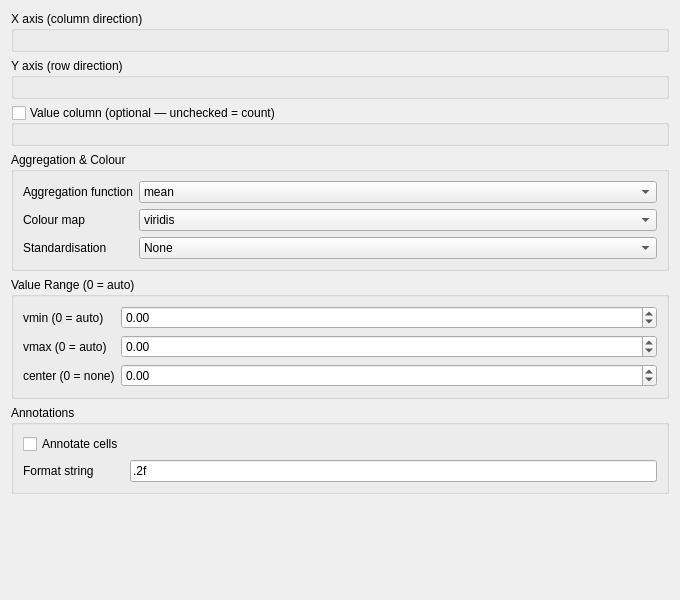
<?xml version="1.0" encoding="UTF-8"?>
<ui version="4.0">
 <class>DAChartAddStatsHeatmapWidget</class>
 <widget class="QWidget" name="DAChartAddStatsHeatmapWidget">
  <property name="geometry">
   <rect>
    <x>0</x>
    <y>0</y>
    <width>680</width>
    <height>600</height>
   </rect>
  </property>
  <property name="windowTitle">
   <string>Stats Heatmap Settings</string>
  </property>
  <layout class="QVBoxLayout" name="verticalLayoutMain">
   <item>
    <widget class="QGroupBox" name="groupBoxXData">
     <property name="title">
      <string>X axis (column direction)</string>
     </property>
     <property name="flat">
      <bool>true</bool>
     </property>
     <layout class="QVBoxLayout" name="verticalLayoutXData">
      <item>
       <widget class="DA::DAChartSeriesSelectWidget" name="selectWidgetXData"/>
      </item>
     </layout>
    </widget>
   </item>
   <item>
    <widget class="QGroupBox" name="groupBoxYData">
     <property name="title">
      <string>Y axis (row direction)</string>
     </property>
     <property name="flat">
      <bool>true</bool>
     </property>
     <layout class="QVBoxLayout" name="verticalLayoutYData">
      <item>
       <widget class="DA::DAChartSeriesSelectWidget" name="selectWidgetYData"/>
      </item>
     </layout>
    </widget>
   </item>
   <item>
    <widget class="QGroupBox" name="groupBoxValueColumn">
     <property name="title">
      <string>Value column (optional — unchecked = count)</string>
     </property>
     <property name="flat">
      <bool>true</bool>
     </property>
     <property name="checkable">
      <bool>true</bool>
     </property>
     <property name="checked">
      <bool>false</bool>
     </property>
     <layout class="QVBoxLayout" name="verticalLayoutValue">
      <item>
       <widget class="DA::DAChartSeriesSelectWidget" name="selectWidgetValue"/>
      </item>
     </layout>
    </widget>
   </item>
   <item>
    <widget class="QGroupBox" name="groupBoxAggregation">
     <property name="title">
      <string>Aggregation &amp;&amp; Colour</string>
     </property>
     <property name="flat">
      <bool>true</bool>
     </property>
     <layout class="QFormLayout" name="formLayoutAggregation">
      <item row="0" column="0">
       <widget class="QLabel" name="labelAggfunc">
        <property name="text">
         <string>Aggregation function</string>
        </property>
       </widget>
      </item>
      <item row="0" column="1">
       <widget class="QComboBox" name="comboBoxAggfunc">
        <item>
         <property name="text">
          <string>mean</string>
         </property>
        </item>
        <item>
         <property name="text">
          <string>sum</string>
         </property>
        </item>
        <item>
         <property name="text">
          <string>count</string>
         </property>
        </item>
        <item>
         <property name="text">
          <string>median</string>
         </property>
        </item>
        <item>
         <property name="text">
          <string>max</string>
         </property>
        </item>
        <item>
         <property name="text">
          <string>min</string>
         </property>
        </item>
       </widget>
      </item>
      <item row="1" column="0">
       <widget class="QLabel" name="labelCmap">
        <property name="text">
         <string>Colour map</string>
        </property>
       </widget>
      </item>
      <item row="1" column="1">
       <widget class="QComboBox" name="comboBoxCmap">
        <item>
         <property name="text">
          <string>viridis</string>
         </property>
        </item>
        <item>
         <property name="text">
          <string>plasma</string>
         </property>
        </item>
        <item>
         <property name="text">
          <string>inferno</string>
         </property>
        </item>
        <item>
         <property name="text">
          <string>magma</string>
         </property>
        </item>
        <item>
         <property name="text">
          <string>cividis</string>
         </property>
        </item>
        <item>
         <property name="text">
          <string>coolwarm</string>
         </property>
        </item>
        <item>
         <property name="text">
          <string>RdBu_r</string>
         </property>
        </item>
       </widget>
      </item>
      <item row="2" column="0">
       <widget class="QLabel" name="labelStandardScale">
        <property name="text">
         <string>Standardisation</string>
        </property>
       </widget>
      </item>
      <item row="2" column="1">
       <widget class="QComboBox" name="comboBoxStandardScale">
        <item>
         <property name="text">
          <string>None</string>
         </property>
        </item>
        <item>
         <property name="text">
          <string>row</string>
         </property>
        </item>
        <item>
         <property name="text">
          <string>column</string>
         </property>
        </item>
       </widget>
      </item>
     </layout>
    </widget>
   </item>
   <item>
    <widget class="QGroupBox" name="groupBoxRange">
     <property name="title">
      <string>Value Range (0 = auto)</string>
     </property>
     <property name="flat">
      <bool>true</bool>
     </property>
     <layout class="QFormLayout" name="formLayoutRange">
      <item row="0" column="0">
       <widget class="QLabel" name="labelVmin">
        <property name="text">
         <string>vmin (0 = auto)</string>
        </property>
       </widget>
      </item>
      <item row="0" column="1">
       <widget class="QDoubleSpinBox" name="doubleSpinBoxVmin">
        <property name="minimum">
         <double>-1000000.000000000000000</double>
        </property>
        <property name="maximum">
         <double>1000000.000000000000000</double>
        </property>
        <property name="singleStep">
         <double>0.100000000000000</double>
        </property>
        <property name="value">
         <double>0.000000000000000</double>
        </property>
       </widget>
      </item>
      <item row="1" column="0">
       <widget class="QLabel" name="labelVmax">
        <property name="text">
         <string>vmax (0 = auto)</string>
        </property>
       </widget>
      </item>
      <item row="1" column="1">
       <widget class="QDoubleSpinBox" name="doubleSpinBoxVmax">
        <property name="minimum">
         <double>-1000000.000000000000000</double>
        </property>
        <property name="maximum">
         <double>1000000.000000000000000</double>
        </property>
        <property name="singleStep">
         <double>0.100000000000000</double>
        </property>
        <property name="value">
         <double>0.000000000000000</double>
        </property>
       </widget>
      </item>
      <item row="2" column="0">
       <widget class="QLabel" name="labelCenter">
        <property name="text">
         <string>center (0 = none)</string>
        </property>
       </widget>
      </item>
      <item row="2" column="1">
       <widget class="QDoubleSpinBox" name="doubleSpinBoxCenter">
        <property name="minimum">
         <double>-1000000.000000000000000</double>
        </property>
        <property name="maximum">
         <double>1000000.000000000000000</double>
        </property>
        <property name="singleStep">
         <double>0.100000000000000</double>
        </property>
        <property name="value">
         <double>0.000000000000000</double>
        </property>
       </widget>
      </item>
     </layout>
    </widget>
   </item>
   <item>
    <widget class="QGroupBox" name="groupBoxAnnot">
     <property name="title">
      <string>Annotations</string>
     </property>
     <property name="flat">
      <bool>true</bool>
     </property>
     <layout class="QFormLayout" name="formLayoutAnnot">
      <item row="0" column="0">
       <widget class="QCheckBox" name="checkBoxAnnot">
        <property name="text">
         <string>Annotate cells</string>
        </property>
       </widget>
      </item>
      <item row="1" column="0">
       <widget class="QLabel" name="labelFmt">
        <property name="text">
         <string>Format string</string>
        </property>
       </widget>
      </item>
      <item row="1" column="1">
       <widget class="QLineEdit" name="lineEditFmt">
        <property name="text">
         <string>.2f</string>
        </property>
       </widget>
      </item>
     </layout>
    </widget>
   </item>
   <item>
    <spacer name="verticalSpacer">
     <property name="orientation">
      <enum>Qt::Vertical</enum>
     </property>
     <property name="sizeHint" stdset="0">
      <size>
       <width>20</width>
       <height>40</height>
      </size>
     </property>
    </spacer>
   </item>
  </layout>
 </widget>
 <customwidgets>
  <customwidget>
   <class>DA::DAChartSeriesSelectWidget</class>
   <extends>QWidget</extends>
   <header>DAChartSeriesSelectWidget.h</header>
  </customwidget>
 </customwidgets>
 <resources/>
 <connections/>
</ui>
